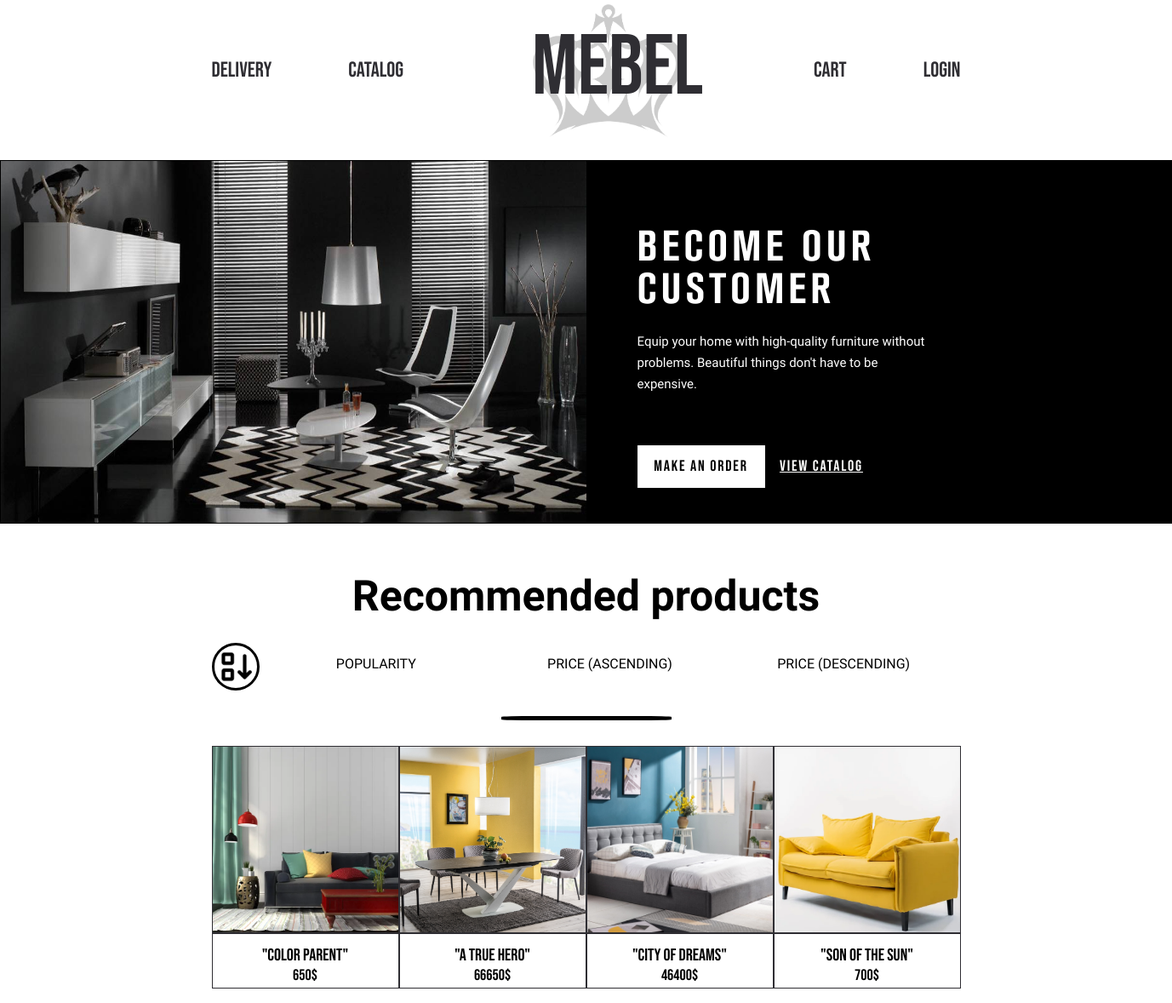
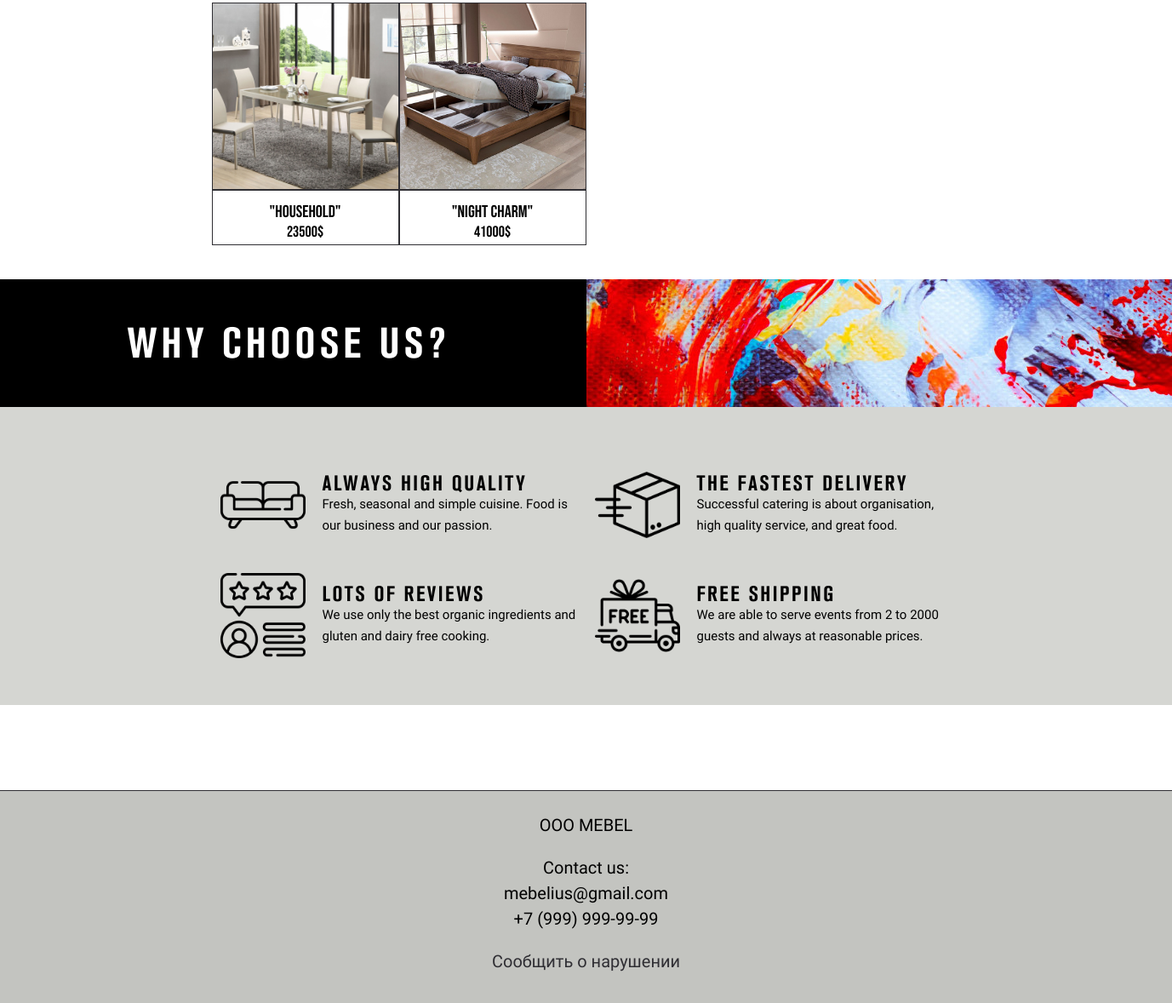
The page / on the database its author committed (2 pictures, top to bottom).
### app.py (models this page shows)
class Item(db.Model):
    id = db.Column(db.Integer, primary_key=True)
    category = db.Column(db.String, nullable=False)
    img = db.Column(db.Text, nullable=False)
    title = db.Column(db.String(20), nullable=False)
    price = db.Column(db.Integer, nullable=False)
    popularity = db.Column(db.Integer)
    isActive = db.Column(db.Boolean, default=True)

### app.py (the view)
@app.route('/')
def index():
    items = Item.query.order_by(Item.popularity).all()
    return render_template('index.html', items = items)

### templates/index.html (shortened to what this page needs)
<!DOCTYPE html>
<html lang="en">
<head>
    <link rel="stylesheet" href="/static/style.css">
</head>
<body>
<div class="container">
    <div class="header">
        <div class="header-column">
            <div class="header-menu">
                <div class="header-menu__item">
                    <a href="{{ url_for('delivery') }}">Delivery</a>
                </div>
                <div class="header-menu__item">
                    <a href="{{ url_for('catalog') }}">Catalog</a>
                </div>
            </div>
        </div>
        <div class="header-column">
            <div class="header-logo">
                <a href="../">
                    MEBEL
                </a>
                <img src="/static/img/crown.png" alt="">
            </div>
        </div>
        <div class="header-column">
            <div class="header-menu">
                <div class="header-menu__item">
                    <a href="{{ url_for('cart') }}">Cart</a>
                </div>
                <div class="header-menu__item">
                    {% if current_user.is_anonymous %}
                        <a href="{{ url_for('login') }}">Login</a>
                    {% else %}
                        <a href="{{ url_for('logout') }}">Logout</a>
                    {% endif %}
                </div>
            </div>
        </div>
    </div>
</div>
    <div class="wrapper">
        <div class="makeanorder">
            <div class="makeanorder__image">
                <img src="/static/img/makeanorder.jpg" alt="">
            </div>
            <div class="makeanorder-body">
                <div class="makeanorder__title title">Become our customer</div>
                <div class="makeanorder__info info">Equip your home with high-quality furniture without problems. Beautiful things don't have to be expensive.</div>
                <a href="../cart" class="makeanorder__btn makeanorder__btn_1 btn_1 btn">Make an order</a>
                <a href="../catalog" class="makeanorder__btn makeanorder__btn_2 btn_2 btn">View catalog</a>
            </div>
        </div>
    </div>
    <div class="container">
        <div class="catalog__title">Recommended products</div>
        <form action="#" method="post">
        <div class="catalog-sort">
            <div class="catalog-sort__button"><img src="../static/img/icon/sort.png" alt=""></div>
            <ul class="catalog-sort__subtitle">
                <li class="catalog-sort__list"><input type="button" name="popularity" value="popularity" /></li>
                <li class="catalog-sort__list"><input type="button" name="Price (Ascending)" value="Price (Ascending)" /></li>
                <li class="catalog-sort__list"><input type="button" name="Price (Ascending)" value="Price (Descending)" /></li>
            </ul>
        </div>
        </form>
        <div class="catalog__border"></div>
        <div class="catalog">
            {% for item in items %}
                {% if (item.popularity == 1 or item.popularity == 2) %}
                    <div class="catalog__item">
                        <div class="catalog__image"><img src="../static/img/{{item.img}}" alt=""></div>
                        <a href="{{ url_for('product', id=item.id) }}" class="catalog__info">
                            <div class="catalog__name">"{{ item.title }}"</div>
                            <div class="catalog__price">{{ item.price }}$</div>
                        </a>
                    </div>
                {% endif %}
            {% endfor %}
        </div>
    </div>
    <div class="wrapper">
        <div class="why">
            <div class="why__text">Why CHOOSE us?</div>
            <div class="why__image"><img src="/static/img/why.jpg" alt=""></div>
        </div>
        <div class="answer-blok">
            <div class="container">
                <div class="answer">
                    <div class="answer-column">
                        <div class="answer__icon"><img src="/static/img/icon/couch.png" alt=""></div>
                        <div class="answer-text">
                            <div class="answer__title">Always high quality</div>
                            <div class="answer__info">Fresh, seasonal and simple cuisine. Food is our business and our passion.</div>
                        </div>
                    </div>
                    <div class="answer-column">
                        <div class="answer__icon"><img src="/static/img/icon/box.png" alt=""></div>
                        <div class="answer-text">
                            <div class="answer__title">The fastest delivery</div>
                            <div class="answer__info">Successful catering is about organisation, high quality service, and great food.</div>
                        </div>
                    </div>
                    <div class="answer-column">
                        <div class="answer__icon"><img src="/static/img/icon/reviews.png" alt=""></div>
                        <div class="answer-text">
                            <div class="answer__title">Lots of reviews</div>
                            <div class="answer__info">We use only the best organic ingredients and gluten and dairy free cooking.</div>
                        </div>
                    </div>
                    <div class="answer-column">
                        <div class="answer__icon"><img src="/static/img/icon/free-delivery.png" alt=""></div>
                        <div class="answer-text">
                            <div class="answer__title">Free shipping</div>
                            <div class="answer__info">We are able to serve events from 2 to 2000 guests and always at reasonable prices.</div>
                        </div>
                    </div>
                </div>
        </div>
        </div>
    </div>
<div class="wrapper">
    <div class="footer">
        <ul class="footer-contacts">
            <li class="footer-contacts__item footer-contacts__item_title">OOO MEBEL</li>
            <li class="footer-contacts__item">Contact us:</li>
            <li class="footer-contacts__item">mebelius@gmail.com</li>
            <li class="footer-contacts__item">+7 (999) 999-99-99</li>
            <li class="footer-contacts__item footer-contacts__item_link"><a href="">Сообщить о нарушении</a></li>
        </ul>
    </div>
</div></body>
</body>
</html>

### rows shown on the page
Item: img (picture), title "COLOR PARENT", price "650"
Item: img (picture), title "A TRUE HERO", price "66650"
Item: img (picture), title "CITY OF DREAMS", price "46400"
Item: img (picture), title "SON OF THE SUN", price "700"
Item: img (picture), title "HOUSEHOLD", price "23500"
Item: img (picture), title "NIGHT CHARM", price "41000"
